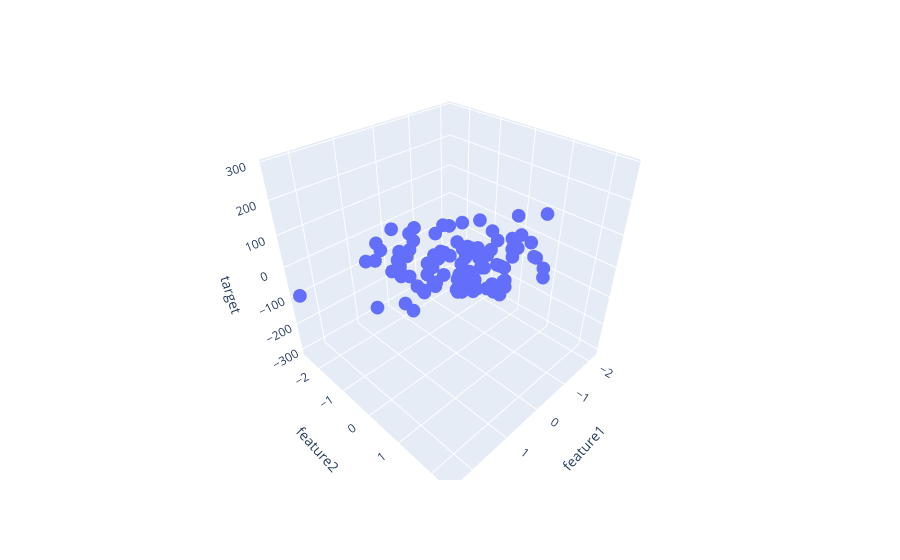

Notebook code for this chart:
### Code cell
import plotly.io as pio
fig = px.scatter_3d(df, x='feature1', y='feature2', z='target')
fig.show()
